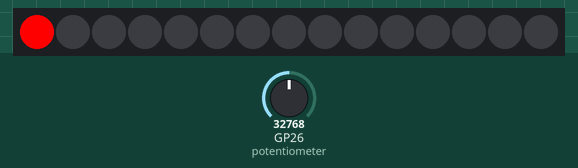
Recording of a program running on a simulated Raspberry Pi Pico running MicroPython. Parts: 15 RGB LEDs in strip order, left to right. The test bench sets the inputs (shaded band); at power-on: GP26 (potentiometer) = 32768 (analog values on the 0–65535 scale).

Above: at 1.2 s.
1.3 s: GP26 (potentiometer) set to 7864
At 3.44 s:
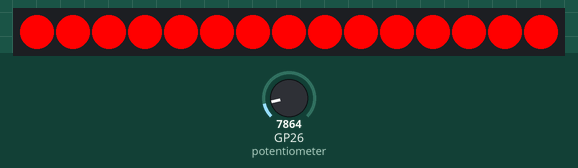
4.7 s: GP26 (potentiometer) set to 0
At 5.5 s:
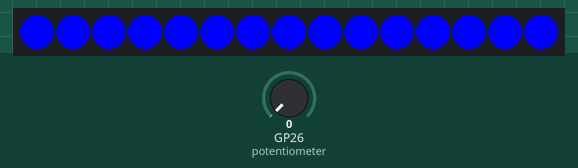
8.1 s: GP26 (potentiometer) set to 7864
At 8.17 s:
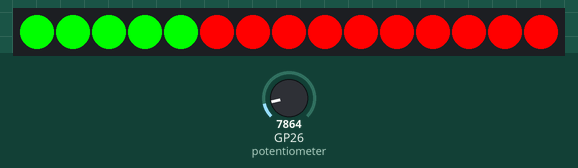
11.5 s: GP26 (potentiometer) set to 19660
Timing chart, 0 to 14.5 s (numbered marks = the images above; inputs shaded):
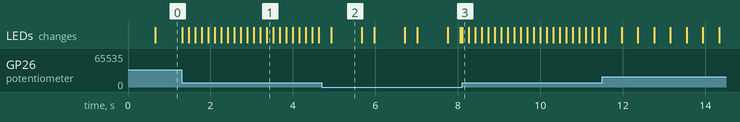

Measured:
- after the input at 4.7 s, the LEDs: change after 0.23 s (image 2)
- after the input at 8.1 s, the LEDs: change at once (image 3)
- what the display in image 2 shows lasts 0.8 s, from 4.9 s to 5.7 s

The program:

Day_12c.py
```python
'''
Light chaser - changing colours, with potentiometer for controlling speed
'''

# Imports
import time
from machine import Pin, ADC
from neopixel import NeoPixel

# Define the strip pin number (28) and number of LEDs (15)
strip = NeoPixel(Pin(28), 15)

# Set up the potentiometer on ADC pin 26
potentiometer = ADC(Pin(26))

# Colour variables
red = 255,0,0
green = 0,255,0
blue= 0,0,255

# Define colour list
colours = [red, green, blue]

while True: # Run forever

    # Iterate over the colours
    for j in colours:

        # Then iterate over 15 leds
        for i in range(15):

            delay = potentiometer.read_u16()/50000

            # Set each LED in the range to red
            strip[i] = (j)

            # Delay - the speed of the chaser
            time.sleep(delay)

            # Send the data to the strip
            strip.write()
```
